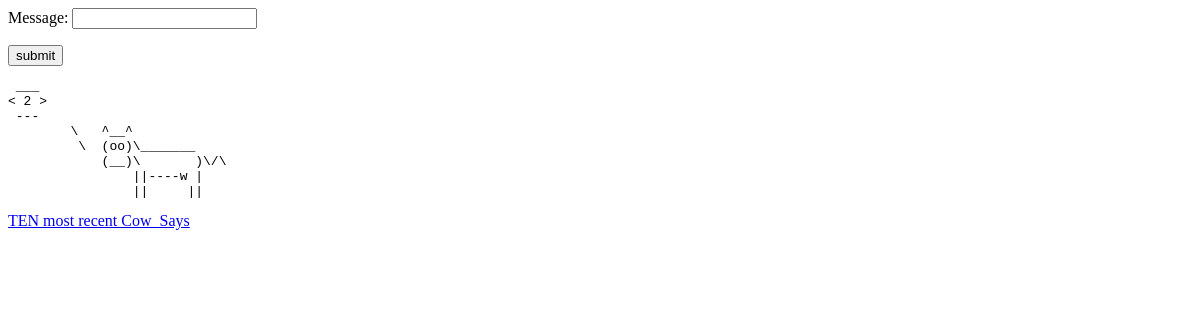
Before: / with the older database file.
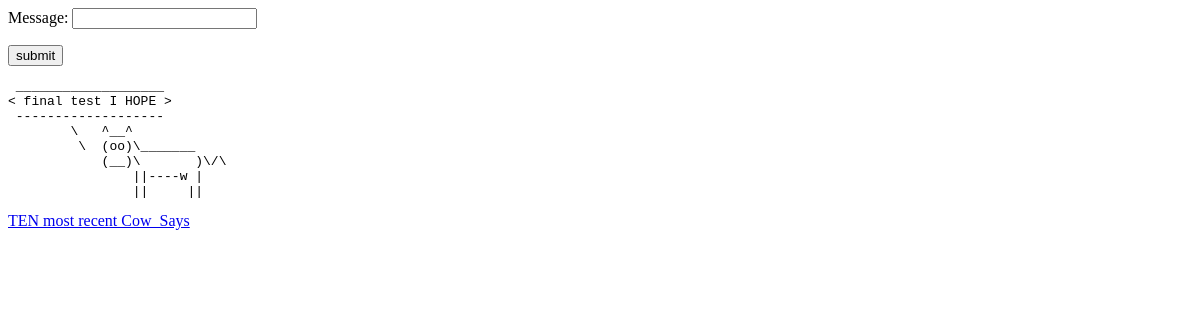
After: the same page with the newer database file.
### Cow_Say_App/models.py (models this page shows, shortened)
class Cow_Say_What_Model(models.Model):
    message = models.CharField(max_length=80)
    cow_output = models.TextField(default="")

### Cow_Say_App/views.py (the view, shortened to what this page needs)
# urls.py: path('', views.index, name='homepage'),
def index(request):
    form = Cow_Say_What()
    current_cow = Cow_Say_What_Model.objects.all().order_by('-id')[0]
    return render(request, 'index.html', {"form" : form, "cows" : current_cow})

### Cow_Say_App/forms.py
class Cow_Say_What(forms.Form):
    message = forms.CharField(max_length=85)

### templates/index.html (shortened to what this page needs)
<form action="" method="POST">
    {{ form.as_p }}
    <input type="submit" value="submit">
    {% if cows %}
    <pre>{{cows.cow_output}}</pre>
    {%endif%}
    <a href="/history/">TEN most recent Cow_Says</a>
</form>

Changed rows visible on the page:
no longer on this page (row unchanged): Cow_Say_What_Model: cow_output "___ < 2 > --- \\ ^__^ \\ (oo)\\_______ (__)\\ )\\/\\ ||----w | || ||"
added Cow_Say_What_Model: cow_output "___________________ < final test I HOPE > ------------------- \\ ^__^ \\ (oo)\\_______ (__)\\ )\\/\\ ||----w | || ||"
